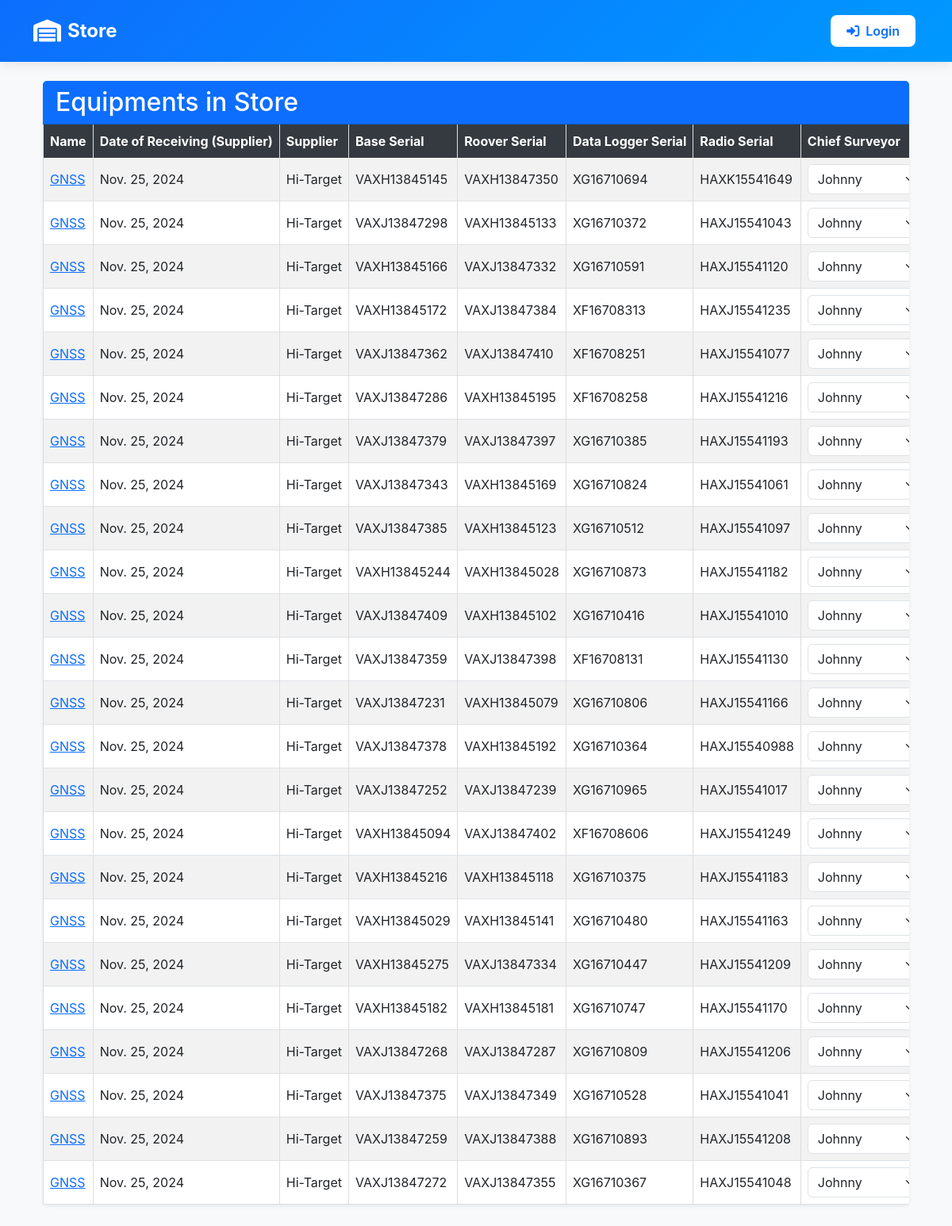
/store/, run on the app's committed database.
### inventory/models.py (models this page shows, shortened)
class EquipmentsInSurvey(models.Model):
    name = models.CharField(max_length=100)
    date_of_receiving_from_supplier = models.DateField()
    supplier = models.CharField(max_length=20)
    base_serial = models.CharField(max_length=100)
    roover_serial = models.CharField(max_length=100)
    data_logger_serial = models.CharField(max_length=100)
    radio_serial = models.CharField(max_length=100)
    chief_surveyor = models.ForeignKey(User, on_delete=models.CASCADE, null=True)
    surveyor_responsible = models.CharField(max_length=100, null=True)
    project = models.CharField(max_length=20)
    section = models.CharField(max_length=100)
    date_receiving_from_department = models.DateField()
    status = models.CharField(choices=[('In Store', 'In Store'), ('In Field', 'In Field'), ('With Chief Surveyor', 'With Chief Surveyor'), ('Returning', 'Returning')], max_length=100, default='In Store')

### inventory/views.py (the view, shortened to what this page needs)
# urls.py: path('store/', store, name='store'),
def store(request):
    users = User.objects.filter(is_superuser=False)
    data = EquipmentsInSurvey.objects.filter(status="In Store")
    all = EquipmentsInSurvey.objects.all()
    return render(request, 'inventory/store.html', {'data':data, 'user': users, 'all': all})

### inventory/context_processors.py (called while the page is built)
def is_admin(request):
    return {'is_admin': request.user.is_authenticated and request.user.is_superuser}

### inventory/templates/inventory/store.html (shortened to what this page needs)
{% extends 'base/base_dashboard.html' %}
{% block content %}
<div class="container-fluid mt-4">
    <div class="card shadow-sm border-0">
        <div class="card-header bg-primary text-white">
            <h2 class="mb-0">Equipments in Store</h2>
        </div>
        <div class="card-body p-0">
            <div class="table-responsive" style="overflow-x: auto; -webkit-overflow-scrolling: touch;">
                <table class="table table-striped table-hover table-bordered align-middle mb-0">
                    <thead class="table-dark">
                        <tr>
                            <th>Name</th>
                            <th>Date of Receiving (Supplier)</th>
                            <th>Supplier</th>
                            <th>Base Serial</th>
                            <th>Roover Serial</th>
                            <th>Data Logger Serial</th>
                            <th>Radio Serial</th>
                            <th>Chief Surveyor</th>
                        </tr>
                    </thead>
                    <tbody>
                        {% for info in data %}
                        <tr>
                            <form action="{% url 'store' %}" method="post">
                                <td><a href="{% url 'equipment_detail' info.id %}">{{ info.name }}</a></td>
                                <td>{{ info.date_of_receiving_from_supplier }}</td>
                                <td>{{ info.supplier }}</td>
                                <td>{{ info.base_serial }}</td>
                                <td>{{ info.roover_serial }}</td>
                                <td>{{ info.data_logger_serial }}</td>
                                <td>{{ info.radio_serial }}</td>
                                <td>
                                    <select name="id" class="form-select">
                                        {% for users in user %}
                                        <option value="{{ users.id }}">{{ users.username }}</option>
                                        {% endfor %}
                                    </select>
                                </td>
                            </form>
                        </tr>
                        {% endfor %}
                    </tbody>
                </table>
            </div>
        </div>
    </div>
</div>
{% endblock %}

### templates/base/base_dashboard.html (style rules this page uses)
body { font-family: 'Inter', Arial, sans-serif; margin: 0; padding: 0; background-color: #f8f9fa; }
table { width: 100%; border-collapse: collapse; }
th, td { border: 1px solid #ddd; padding: 8px; text-align: left; }
th { background-color: #f2f2f2; }
tr:nth-child(even) { background-color: #f9f9f9; }

### inventory/templates/inventory/store.html (style rules this page uses)
.table-responsive { max-height: calc(100vh - 200px); overflow-y: auto; }
.table th { position: sticky; top: 0; background: #343a40; z-index: 1; }
.table td { white-space: nowrap; }
.table th { white-space: nowrap; }
.form-select { min-width: 150px; }

### data on the page
EquipmentsInSurvey: name "GNSS", date_of_receiving_from_supplier "Nov. 25, 2024", supplier "Hi-Target", base_serial "VAXH13845145", roover_serial "VAXH13847350", data_logger_serial "XG16710694", radio_serial "HAXK15541649"
EquipmentsInSurvey: name "GNSS", date_of_receiving_from_supplier "Nov. 25, 2024", supplier "Hi-Target", base_serial "VAXJ13847298", roover_serial "VAXH13845133", data_logger_serial "XG16710372", radio_serial "HAXJ15541043"
EquipmentsInSurvey: name "GNSS", date_of_receiving_from_supplier "Nov. 25, 2024", supplier "Hi-Target", base_serial "VAXH13845166", roover_serial "VAXJ13847332", data_logger_serial "XG16710591", radio_serial "HAXJ15541120"
EquipmentsInSurvey: name "GNSS", date_of_receiving_from_supplier "Nov. 25, 2024", supplier "Hi-Target", base_serial "VAXH13845172", roover_serial "VAXJ13847384", data_logger_serial "XF16708313", radio_serial "HAXJ15541235"
EquipmentsInSurvey: name "GNSS", date_of_receiving_from_supplier "Nov. 25, 2024", supplier "Hi-Target", base_serial "VAXJ13847362", roover_serial "VAXJ13847410", data_logger_serial "XF16708251", radio_serial "HAXJ15541077"
EquipmentsInSurvey: name "GNSS", date_of_receiving_from_supplier "Nov. 25, 2024", supplier "Hi-Target", base_serial "VAXJ13847286", roover_serial "VAXH13845195", data_logger_serial "XF16708258", radio_serial "HAXJ15541216"
EquipmentsInSurvey: name "GNSS", date_of_receiving_from_supplier "Nov. 25, 2024", supplier "Hi-Target", base_serial "VAXJ13847379", roover_serial "VAXJ13847397", data_logger_serial "XG16710385", radio_serial "HAXJ15541193"
EquipmentsInSurvey: name "GNSS", date_of_receiving_from_supplier "Nov. 25, 2024", supplier "Hi-Target", base_serial "VAXJ13847343", roover_serial "VAXH13845169", data_logger_serial "XG16710824", radio_serial "HAXJ15541061"
EquipmentsInSurvey: name "GNSS", date_of_receiving_from_supplier "Nov. 25, 2024", supplier "Hi-Target", base_serial "VAXJ13847385", roover_serial "VAXH13845123", data_logger_serial "XG16710512", radio_serial "HAXJ15541097"
EquipmentsInSurvey: name "GNSS", date_of_receiving_from_supplier "Nov. 25, 2024", supplier "Hi-Target", base_serial "VAXH13845244", roover_serial "VAXH13845028", data_logger_serial "XG16710873", radio_serial "HAXJ15541182"
EquipmentsInSurvey: name "GNSS", date_of_receiving_from_supplier "Nov. 25, 2024", supplier "Hi-Target", base_serial "VAXJ13847409", roover_serial "VAXH13845102", data_logger_serial "XG16710416", radio_serial "HAXJ15541010"
EquipmentsInSurvey: name "GNSS", date_of_receiving_from_supplier "Nov. 25, 2024", supplier "Hi-Target", base_serial "VAXJ13847359", roover_serial "VAXJ13847398", data_logger_serial "XF16708131", radio_serial "HAXJ15541130"
EquipmentsInSurvey: name "GNSS", date_of_receiving_from_supplier "Nov. 25, 2024", supplier "Hi-Target", base_serial "VAXJ13847231", roover_serial "VAXH13845079", data_logger_serial "XG16710806", radio_serial "HAXJ15541166"
EquipmentsInSurvey: name "GNSS", date_of_receiving_from_supplier "Nov. 25, 2024", supplier "Hi-Target", base_serial "VAXJ13847378", roover_serial "VAXH13845192", data_logger_serial "XG16710364", radio_serial "HAXJ15540988"
EquipmentsInSurvey: name "GNSS", date_of_receiving_from_supplier "Nov. 25, 2024", supplier "Hi-Target", base_serial "VAXJ13847252", roover_serial "VAXJ13847239", data_logger_serial "XG16710965", radio_serial "HAXJ15541017"
EquipmentsInSurvey: name "GNSS", date_of_receiving_from_supplier "Nov. 25, 2024", supplier "Hi-Target", base_serial "VAXH13845094", roover_serial "VAXJ13847402", data_logger_serial "XF16708606", radio_serial "HAXJ15541249"
EquipmentsInSurvey: name "GNSS", date_of_receiving_from_supplier "Nov. 25, 2024", supplier "Hi-Target", base_serial "VAXH13845216", roover_serial "VAXH13845118", data_logger_serial "XG16710375", radio_serial "HAXJ15541183"
EquipmentsInSurvey: name "GNSS", date_of_receiving_from_supplier "Nov. 25, 2024", supplier "Hi-Target", base_serial "VAXH13845029", roover_serial "VAXH13845141", data_logger_serial "XG16710480", radio_serial "HAXJ15541163"
EquipmentsInSurvey: name "GNSS", date_of_receiving_from_supplier "Nov. 25, 2024", supplier "Hi-Target", base_serial "VAXH13845275", roover_serial "VAXJ13847334", data_logger_serial "XG16710447", radio_serial "HAXJ15541209"
EquipmentsInSurvey: name "GNSS", date_of_receiving_from_supplier "Nov. 25, 2024", supplier "Hi-Target", base_serial "VAXH13845182", roover_serial "VAXH13845181", data_logger_serial "XG16710747", radio_serial "HAXJ15541170"
EquipmentsInSurvey: name "GNSS", date_of_receiving_from_supplier "Nov. 25, 2024", supplier "Hi-Target", base_serial "VAXJ13847268", roover_serial "VAXJ13847287", data_logger_serial "XG16710809", radio_serial "HAXJ15541206"
EquipmentsInSurvey: name "GNSS", date_of_receiving_from_supplier "Nov. 25, 2024", supplier "Hi-Target", base_serial "VAXJ13847375", roover_serial "VAXJ13847349", data_logger_serial "XG16710528", radio_serial "HAXJ15541041"
EquipmentsInSurvey: name "GNSS", date_of_receiving_from_supplier "Nov. 25, 2024", supplier "Hi-Target", base_serial "VAXJ13847259", roover_serial "VAXJ13847388", data_logger_serial "XG16710893", radio_serial "HAXJ15541208"
EquipmentsInSurvey: name "GNSS", date_of_receiving_from_supplier "Nov. 25, 2024", supplier "Hi-Target", base_serial "VAXJ13847272", roover_serial "VAXJ13847355", data_logger_serial "XG16710367", radio_serial "HAXJ15541048"

### other printed values
form field id "Johnny"
